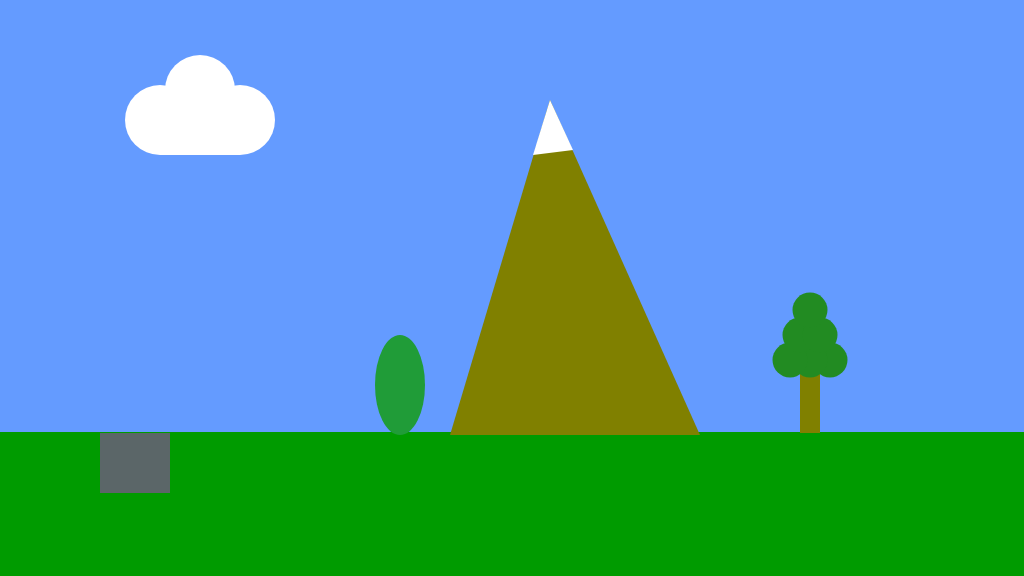
Frame 1 (no input)
Frame 60 (no input): identical to frame 1, image omitted
Frame 120 (the mouse pressed at the canvas centre since frame 60): identical to frame 1, image omitted

The p5.js sketch that drew this single still picture (run headless with seeded random() and noise() and a simulated clock; from frame 60 on, the mouse is pressed at the canvas centre):

// p5.js sketch
// ── sketch.js
function setup()
{
	createCanvas(1024, 576);
}

function draw()
{
	background(100, 155, 255); //синие небо

	noStroke();
	fill(0,155,0);
	rect(0, 432, 1024, 144); //зеленая трава

    //1. облако
    noStroke();
	fill(255);
    circle(200, 90, 70);
    circle(160, 120, 70);
    circle(240, 120, 70);
    rect(160, 120, 80, 35)





	//2. горы
    noStroke();
	fill(128, 128, 0);
    triangle(550, 100,700, 435,450 , 435)
    fill(255)
    triangle(550, 100,573, 150,533 , 155)
    


	//3. дерево
    fill(128, 128, 0)
	rect(800, 373, 20, 60)
    fill(34, 139, 34)
    circle(830, 360, 35)
    circle(810, 360, 35)
    circle(790, 360, 35)
    circle(800, 335, 35)
    circle(820, 335, 35)
    circle(810, 310, 35)

	//4. каньон
    fill(91, 102, 104)
    rect(100, 433, 70, 60)


	//5.овощ
    fill(32,156,56)
    ellipse(400,385,50,100)

	

}
